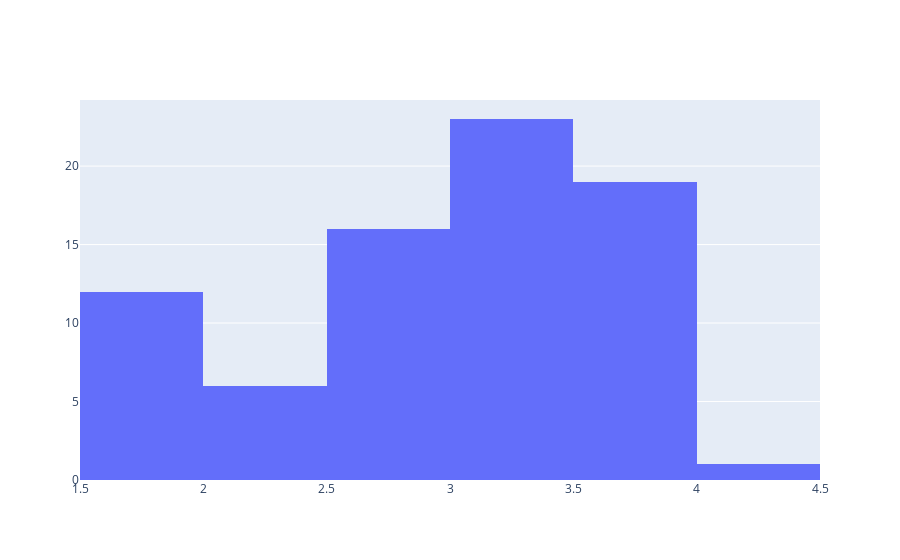

Source (notebook cell):
### Code cell
# Visualization with plotly, easy to get in dash
x = dfmergefinalsort['ind_total_norm']
fig = go.Figure(go.Histogram(x=x))
#fig.update_layout(title_text='hello world')
pio.show(fig)
#fig.show()
#py.iplot(fig, filename = 'basic-line')

### Figure 1 — Plotly figure (JSON) as saved in the notebook; plotly's stock layout.template omitted (floating-point values rounded to 4 significant figures)
{"data": [{"type": "histogram", "x": [4.145, 3.965, 3.765, 3.76, 3.747, 3.735, 3.729, 3.721, 3.712, 3.704, 3.676, 3.655, 3.651, 3.641, 3.626, 3.576, 3.575, 3.537, 3.524, 3.509, 3.434, 3.302, 3.297, 3.295, 3.229, 3.229, 3.229, 3.229, 3.229, 3.224, 3.212, 3.199, 3.199, 3.199, 3.199, 3.188, 3.188, 3.167, 3.16, 3.16, 3.15, 3.08, 3.034, 2.984, 2.897, 2.897, 2.883, 2.871, 2.777, 2.769, 2.769, 2.769, 2.769, 2.749, 2.736, 2.736, 2.736, 2.736, 2.71, 2.124, 2.124, 2.124, 2.124, 2.045, 2.045, 1.961, 1.961, 1.961, 1.961, 1.818, 1.818, 1.818, 1.818, 1.795, 1.795, 1.795, 1.795]}], "layout": {}}
